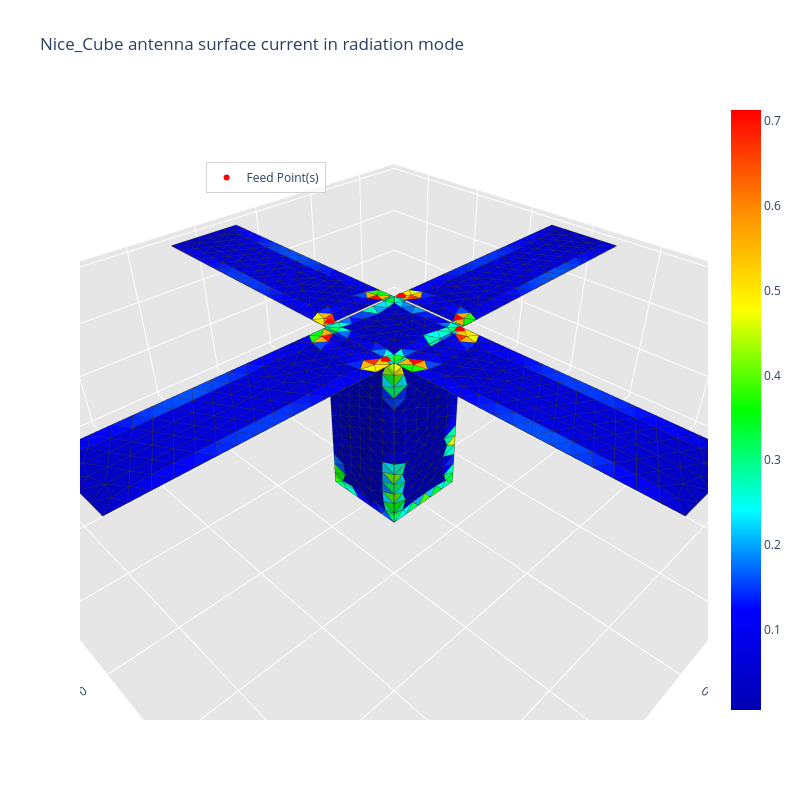

Notebook code cell kept with this figure:
### Code cell
matrice_z, voltage, current, surface_current_density = radiation_algorithm(path.mat, frequency, feed_point, 
                                                                           voltage_amplitude=voltage_amplitude, 
                                                                           excitation_unit_vector=excitation_units_vector, 
                                                                           gap_width=1.1*initial_mesh_size,
                                                                           voltage_phase=phase)

### Figure 1 — Plotly figure (JSON) as saved in the notebook; plotly's stock layout.template omitted (floating-point values rounded to 4 significant figures; data arrays with more than 128 entries replaced by an {"elided": "..."} marker saying what was removed)
{"data": [{"facecolor": {"elided": "1702 str values"}, "i": {"elided": "1702 int values"}, "j": {"elided": "1702 int values"}, "k": {"elided": "1702 int values"}, "name": "", "type": "mesh3d", "x": {"elided": "931 float values"}, "y": {"elided": "931 float values"}, "z": {"elided": "931 float values"}}, {"line": {"color": "rgb(50, 50, 50)", "width": 1.5}, "mode": "lines", "showlegend": false, "type": "scatter3d", "x": {"elided": "8510 float values"}, "y": {"elided": "8510 float values"}, "z": {"elided": "8510 float values"}}, {"hoverinfo": "none", "marker": {"color": [0.005294, 0.7132], "colorscale": [[0, "rgb(0, 0, 180)"], [0.1667, "rgb(0, 0, 255)"], [0.3333, "rgb(0, 255, 255)"], [0.5, "rgb(0, 255, 0)"], [0.6667, "rgb(255, 255, 0)"], [0.8333, "rgb(255, 140, 0)"], [1, "rgb(255, 0, 0)"]], "showscale": true, "size": 0.1}, "mode": "markers", "showlegend": false, "type": "scatter3d", "x": [-0.05], "y": [-0.05], "z": [-0.3]}, {"marker": {"color": "red", "size": 6, "symbol": "circle"}, "mode": "markers+text", "name": "Feed Point(s)", "type": "scatter3d", "x": [0.054, -0.0425, -0.054, 0.0425], "y": [0.0425, 0.054, -0.0425, -0.054], "z": [0.0, 0.0, 0.0, 0.0]}], "layout": {"height": 800, "legend": {"bgcolor": "rgba(255,255,255,0.7)", "bordercolor": "lightgray", "borderwidth": 1, "x": 0.2, "xanchor": "left", "y": 0.9, "yanchor": "top"}, "scene": {"aspectratio": {"x": 1, "y": 1, "z": 0.3}, "camera": {"eye": {"x": 0.65, "y": 0.65, "z": 0.65}}, "xaxis": {"backgroundcolor": "rgb(230, 230, 230)", "gridcolor": "rgb(255, 255, 255)", "showbackground": true, "zerolinecolor": "rgb(255, 255, 255)"}, "yaxis": {"backgroundcolor": "rgb(230, 230, 230)", "gridcolor": "rgb(255, 255, 255)", "showbackground": true, "zerolinecolor": "rgb(255, 255, 255)"}, "zaxis": {"backgroundcolor": "rgb(230, 230, 230)", "gridcolor": "rgb(255, 255, 255)", "showbackground": true, "zerolinecolor": "rgb(255, 255, 255)"}}, "title": {"text": "Nice_Cube antenna surface current in radiation mode"}, "width": 800}}
